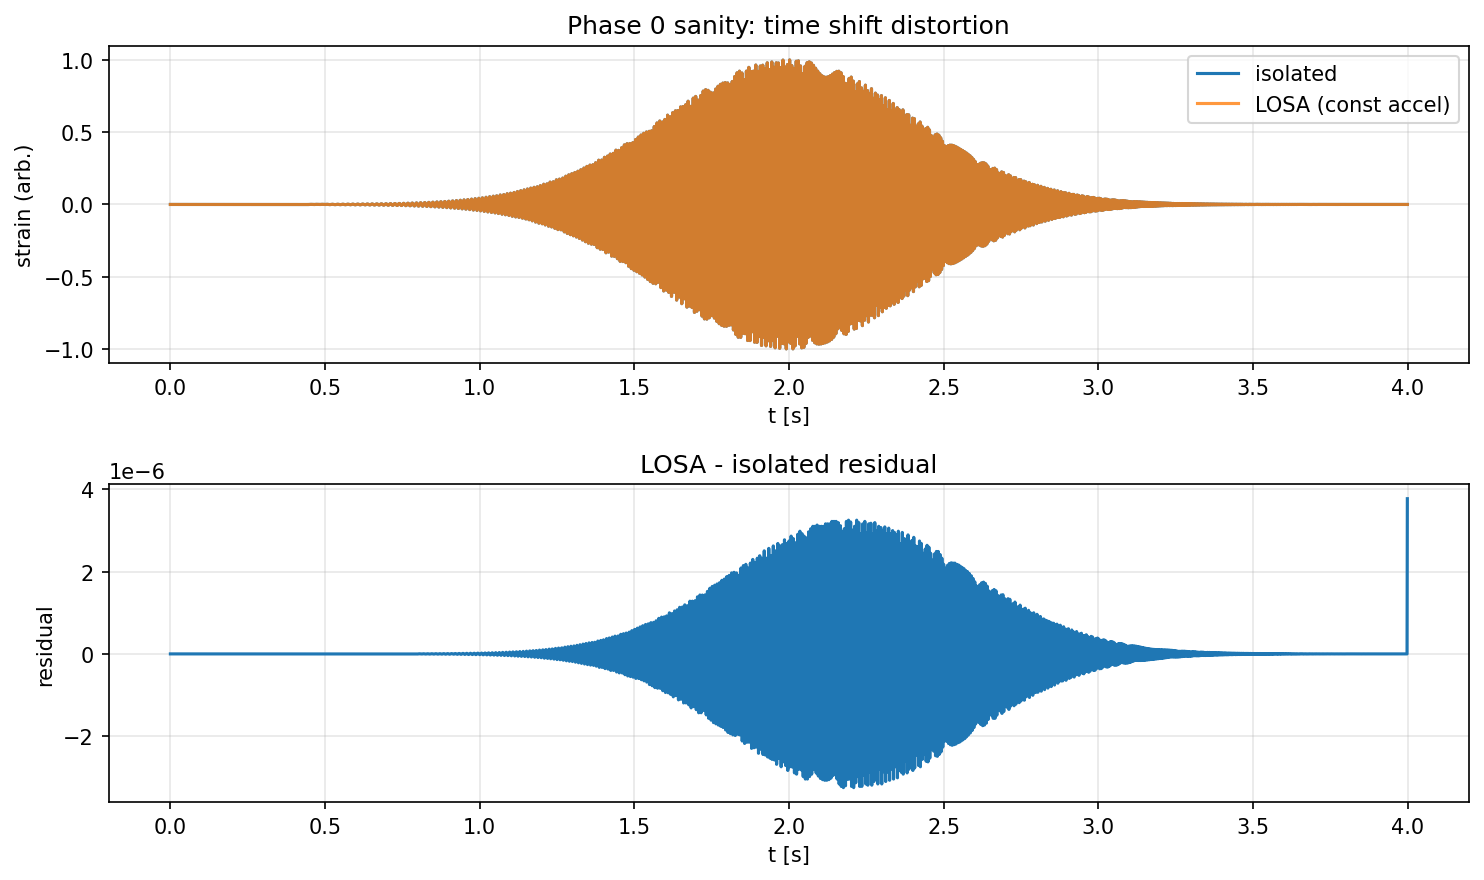

Generate this figure with Python:
#!/usr/bin/env python3
"""
Phase 0 LOSA sanity check: verify time-shift distortion is visible.

Run before integrating LOSA into training. If the overlay plot looks identical,
epsilon is too small for the chosen duration. If it looks like garbage,
interpolation may be blowing up (unlikely with linear).
"""

import sys
from pathlib import Path

import numpy as np
import matplotlib.pyplot as plt

ROOT = Path(__file__).resolve().parent.parent
sys.path.insert(0, str(ROOT / "src"))

from data.synthetic.isolated_generator import generate_isolated_chirp
from data.synthetic.losa import apply_losa_constant_accel, epsilon_from_accel


def main():
    T = 4096
    fs = 1024.0
    duration = T / fs

    h = generate_isolated_chirp(
        T=T, sample_rate=fs, f_start=30, f_end=250, amplitude=1.0
    )

    a = 0.5  # m/s^2 (placeholder; adjust after computing epsilon)
    eps = epsilon_from_accel(a, duration)
    print(f"duration={duration:.3f}s  a={a} m/s^2  epsilon~{eps:.3e}")

    h2 = apply_losa_constant_accel(h, sample_rate=fs, a_los=a)

    t = np.arange(T) / fs
    fig, axes = plt.subplots(2, 1, figsize=(10, 6))
    axes[0].plot(t, h, label="isolated")
    axes[0].plot(t, h2, label="LOSA (const accel)", alpha=0.8)
    axes[0].legend()
    axes[0].set_xlabel("t [s]")
    axes[0].set_ylabel("strain (arb.)")
    axes[0].set_title("Phase 0 sanity: time shift distortion")
    axes[0].grid(True, alpha=0.3)

    axes[1].plot(t, h2 - h)
    axes[1].set_xlabel("t [s]")
    axes[1].set_ylabel("residual")
    axes[1].set_title("LOSA - isolated residual")
    axes[1].grid(True, alpha=0.3)

    plt.tight_layout()
    out_path = ROOT / "experiments" / "phase0_sanity.png"
    plt.savefig(out_path, dpi=150, bbox_inches="tight")
    plt.close()
    print(f"Saved plot to {out_path}")


if __name__ == "__main__":
    main()
